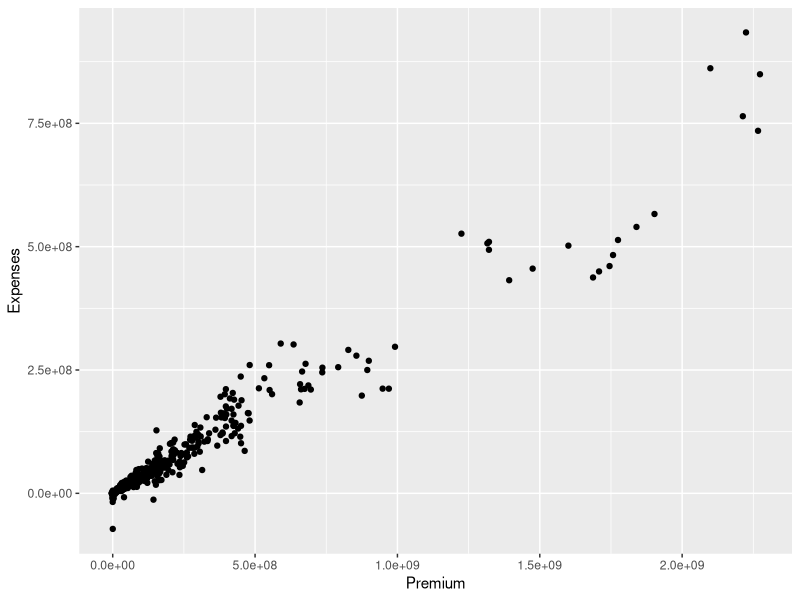
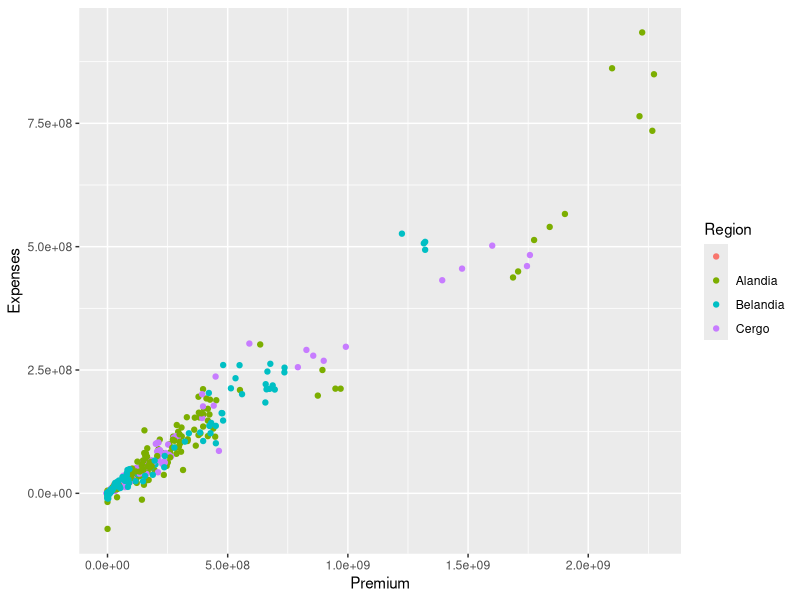
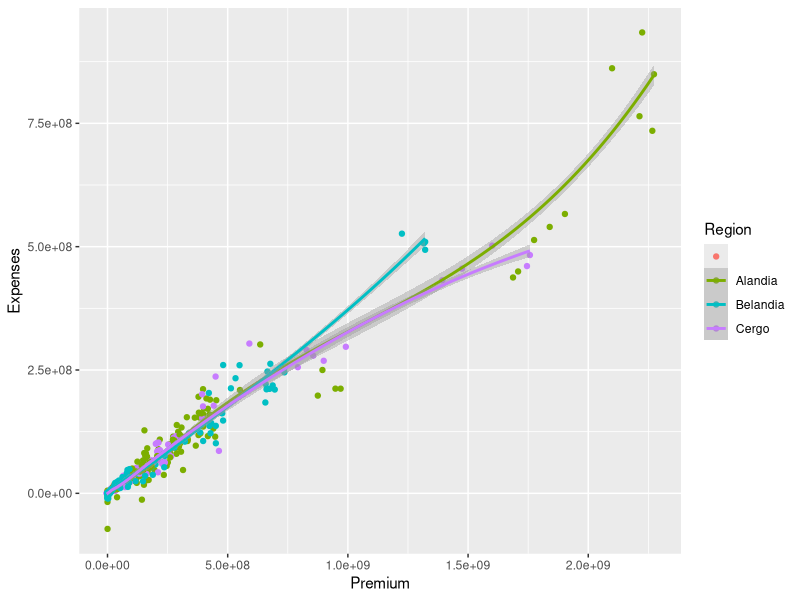

Recreate these plots in R, in order.
## ---- chunk 1
knitr::opts_chunk$set(echo = TRUE)
## ---- chunk 2
library(dplyr)
## ---- chunk 3
abs(min(c(1, 4, 2, 8, -5)))
## ---- chunk 4
c(1, 4, 2, 8, -5) %>% min %>% abs
## ---- chunk 5
dt_KPI <- read.csv("./Data/lesson2_KPI.csv")

dt_KPI %>% head
## ---- chunk 6
dt_KPI %>% 
  mutate(Combined = Losses + Expenses) %>% head
## ---- chunk 7
dt_KPI %>% 
  select(Region, Losses) %>% head
## ---- chunk 8
dt_KPI %>% 
  filter(Business == "Criminals") %>% head
## ---- chunk 9
dt_KPI %>% 
  arrange(Losses, desc(Premium)) %>% head
## ---- chunk 10
dt_KPI %>% 
  summarise(Loss_avg = mean(Losses)) %>% head
## ---- chunk 11
dt_KPI %>% 
  group_by(Region) %>% 
  summarise(Loss_avg = mean(Losses)) %>% head
## ---- chunk 12
library(ggplot2)

ggplot(data = dt_KPI) +
  geom_point(mapping = aes(x = Premium, y = Expenses))
## ---- chunk 13
ggplot(data = dt_KPI) +
  geom_point(mapping = aes(x = Premium, y = Expenses, colour = Region))
## ---- chunk 14
ggplot(data = dt_KPI,
       mapping = aes(x = Premium, y = Expenses, colour = Region)
) +
geom_point() +
geom_smooth()
